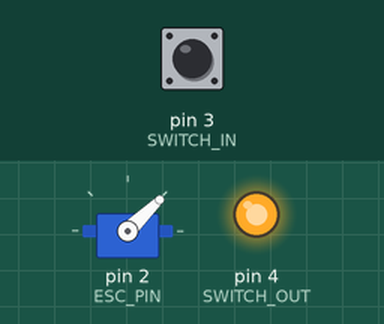
Simulated run of this sketch. Board: Arduino Uno, built with avr-gcc and run on an emulated ATmega328P. Parts: servo, output pins drawn as LEDs (lit = HIGH). Inputs (shaded band) come from the test bench; at power-on: pin 3 (SWITCH_IN) LOW. What the sketch prints to the serial monitor is not drawn.

Above: at 4.2 s.
4.3 s: pin 3 (SWITCH_IN) pulled HIGH for 0.15 s
At 5.8 s:
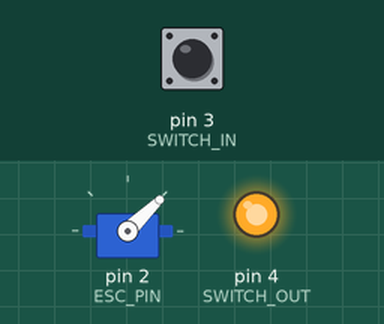
7.4 s: pin 3 (SWITCH_IN) pulsed HIGH 5 times (0.12 s each, 0.3 s apart)
At 7.61 s:
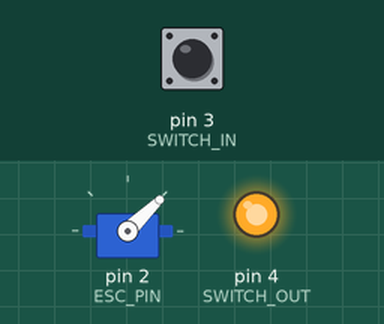
11.9 s: pin 3 (SWITCH_IN) driven HIGH
At 13.2 s:
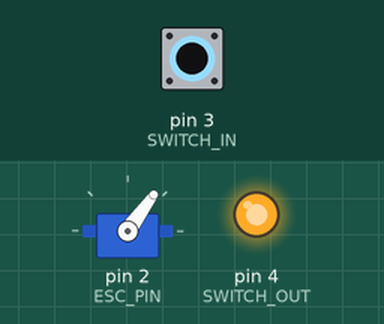
Timing chart, 0 to 14.9 s (numbered marks = the images above; inputs shaded):
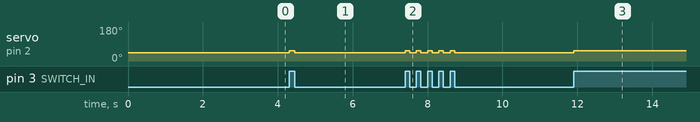

The sketch:

main.ino
```cpp
#include <Servo.h>

const int ESC_PIN = 2;
Servo esc;

int SWITCH_IN = 3;
int SWITCH_OUT = 4;
void setup() {
  Serial.begin(115200);

  esc.attach(ESC_PIN);

  esc.writeMicroseconds(1000);
  delay(3000);

  pinMode(SWITCH_OUT, OUTPUT);
  pinMode(SWITCH_IN, INPUT);
  digitalWrite(SWITCH_OUT, HIGH);
}

void loop() {
  if (digitalRead(SWITCH_IN)){
      esc.writeMicroseconds(1100);
      Serial.println("ON");
  }
  else {
    esc.writeMicroseconds(1000);
    Serial.println("OFF");
  }
}
```

Measured:
- after the input at 4.3 s, servo on pin 2 (ESC_PIN): 44° → 54° at once, → 44° 0.15 s later
- after the input at 7.4 s, servo on pin 2 (ESC_PIN): alternates 54° for 0.12 s and 44° for 0.18 s, 10 changes in all, then stays 44°, starting at once
- after the input at 11.9 s, servo on pin 2 (ESC_PIN): 44° → 54° at once
